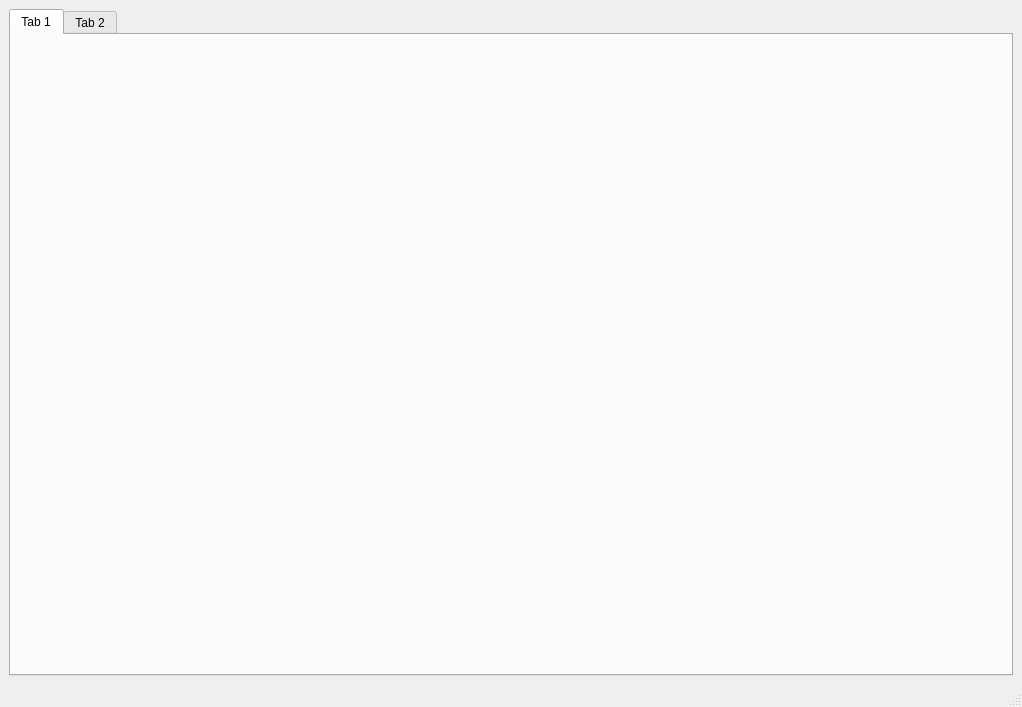
<?xml version="1.0" encoding="UTF-8"?>
<ui version="4.0">
 <class>MainWindow</class>
 <widget class="QMainWindow" name="MainWindow">
  <property name="geometry">
   <rect>
    <x>0</x>
    <y>0</y>
    <width>1022</width>
    <height>707</height>
   </rect>
  </property>
  <property name="windowTitle">
   <string>MainWindow</string>
  </property>
  <widget class="QWidget" name="centralwidget">
   <layout class="QVBoxLayout" name="verticalLayout">
    <item>
     <widget class="QTabWidget" name="tabWidget">
      <widget class="QWidget" name="tab">
       <attribute name="title">
        <string>Tab 1</string>
       </attribute>
      </widget>
      <widget class="QWidget" name="tab_2">
       <property name="layoutDirection">
        <enum>Qt::RightToLeft</enum>
       </property>
       <attribute name="title">
        <string>Tab 2</string>
       </attribute>
      </widget>
     </widget>
    </item>
   </layout>
  </widget>
  <widget class="QMenuBar" name="menubar">
   <property name="geometry">
    <rect>
     <x>0</x>
     <y>0</y>
     <width>1022</width>
     <height>26</height>
    </rect>
   </property>
  </widget>
  <widget class="QStatusBar" name="statusbar"/>
 </widget>
 <resources/>
 <connections/>
</ui>
